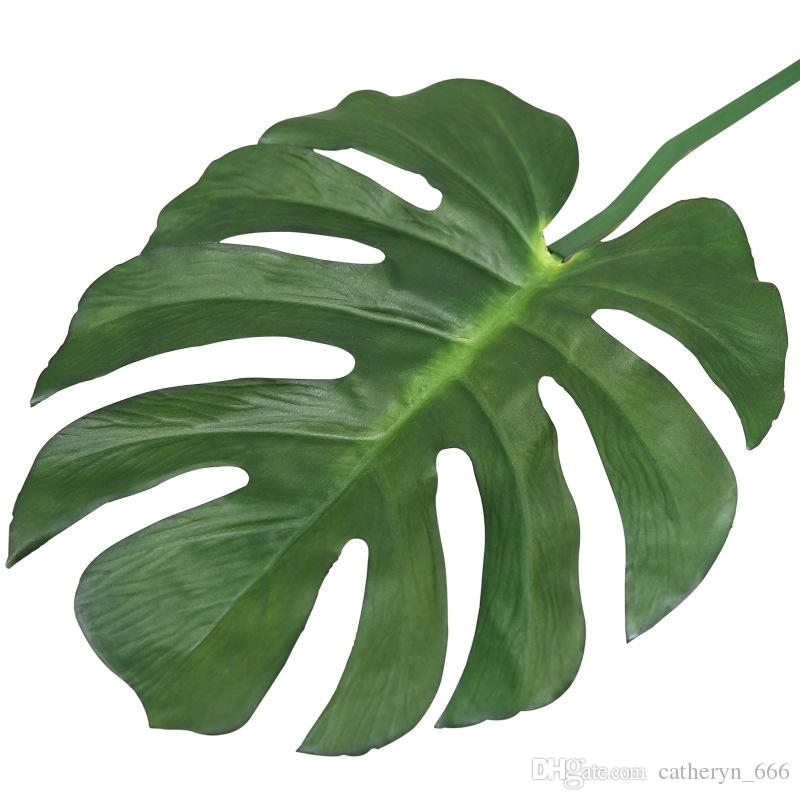
#> input picture src/bulmapsaur/main/some_image.jpg, 800 x 800 px
$ python -i image_analyzer.py   (imports and definitions only)   (older library calls are emulated)
#> lines starting #> are read from the running program, lines starting #| are printed output that depends on the picture; after the words box and inside, x2 and y2 are one past the last pixel; in counts of white or black regions, pixels touching at a corner belong together
# -*- coding: utf-8 -*-
# import the necessary packages
import cv2
import imutils
import numpy as np
from imutils import contours, perspective
from matplotlib import pyplot as plt
from scipy.spatial import distance as dist


def midpoint(ptA, ptB):
	return ((ptA[0] + ptB[0]) * 0.5, (ptA[1] + ptB[1]) * 0.5)

def analyze(image_name):
#> called with image_name = 'some_image.jpg'
	width=2.75

	# load the image, convert it to grayscale, and blur it slightly
	image = cv2.imread(image_name)
#> image is the input picture: shape (800, 800, 3); mean B, G, R 160.9, 182.5, 167.5
	plt.title("Raw image")
	plt.imshow(image)
	plt.show()
	gray = cv2.cvtColor(image, cv2.COLOR_BGR2GRAY)
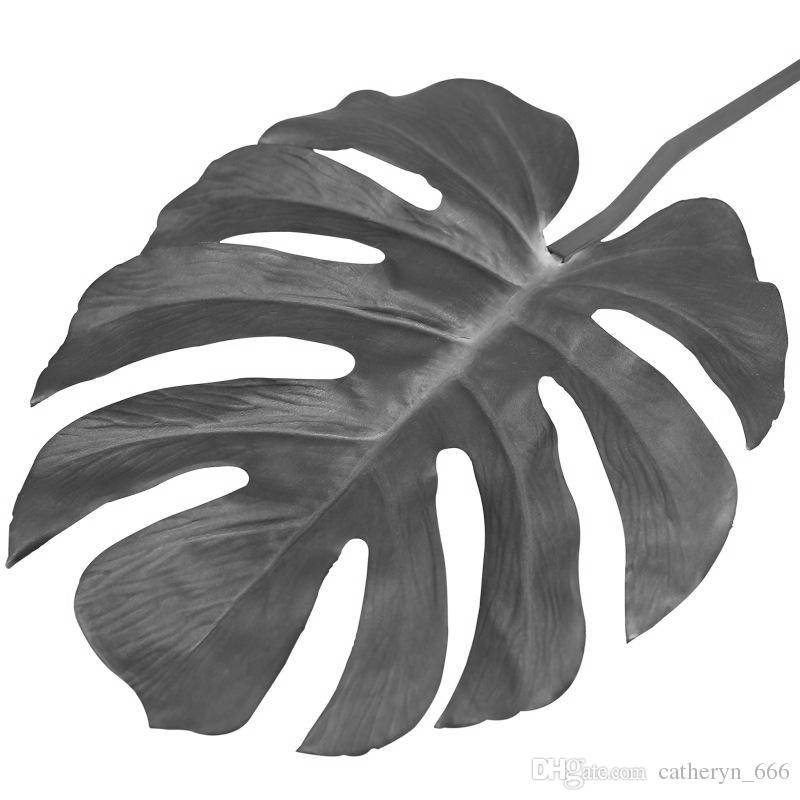
#> gray: shape (800, 800); min 24, max 255, mean 175.6
	gray = cv2.GaussianBlur(gray, (7, 7), 0)
	plt.title("Grayscale")
	plt.imshow(cv2.cvtColor(gray, cv2.COLOR_GRAY2RGB))
	plt.show()

	# perform edge detection, then perform a dilation + erosion to
	# close gaps in between object edges
	edged = cv2.Canny(gray, 50, 100)
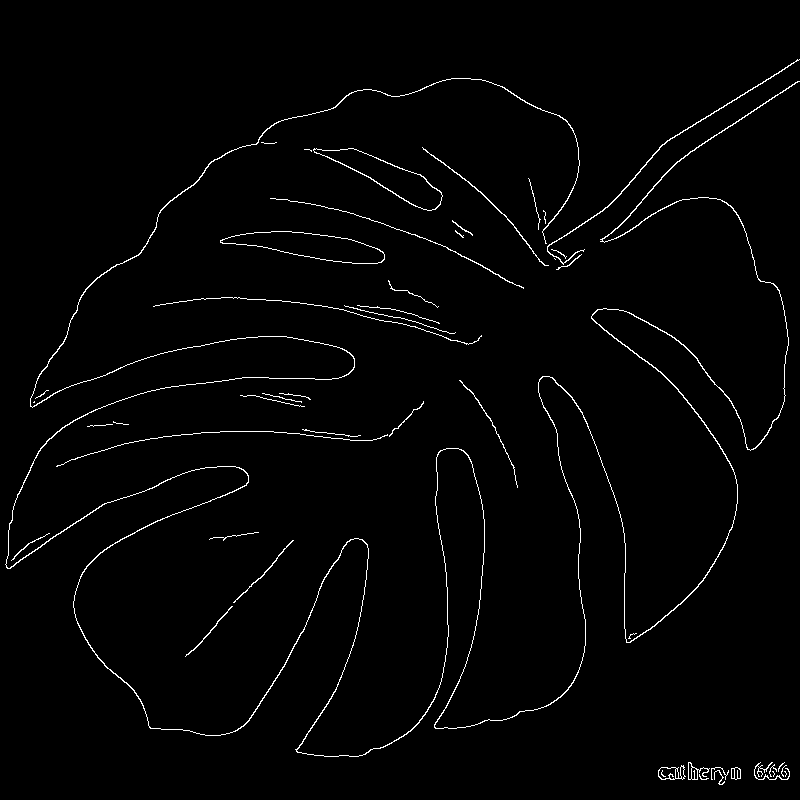
#> edged: shape (800, 800); 1.7% white in thin lines or dots
	edged = cv2.dilate(edged, None, iterations=1)
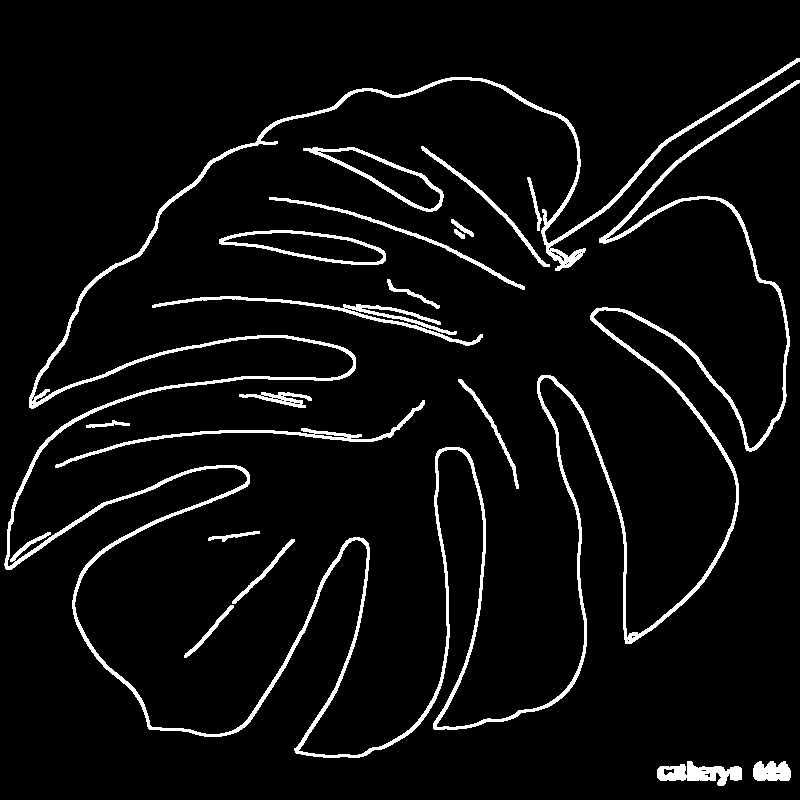
#> edged: shape (800, 800); 5.5% white; 19 white regions, largest, box (x1, y1, x2, y2) and area: (4, 58, 800, 758) 23174, (152, 296, 483, 346) 1843, (55, 400, 425, 468) 1521
	edged = cv2.erode(edged, None, iterations=1)
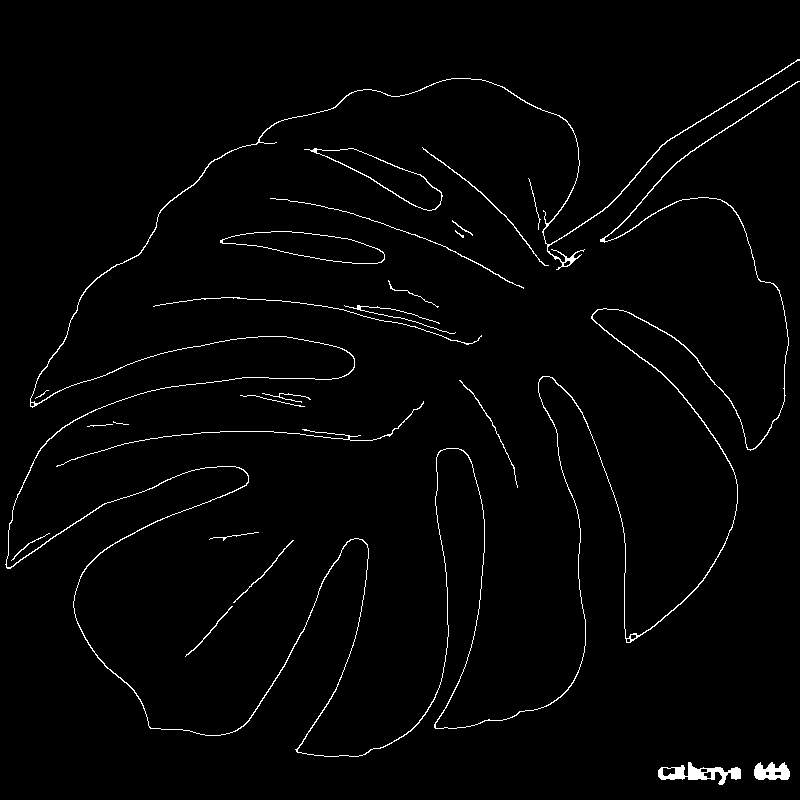
#> edged: shape (800, 800); 1.8% white in thin lines or dots
	plt.title("Object edges")
	plt.imshow(edged)
	plt.show()

	# find contours in the edge map
	cnts = cv2.findContours(edged.copy(), cv2.RETR_EXTERNAL,
		cv2.CHAIN_APPROX_SIMPLE)
#> cnts = 24 contours, 13 with area under 20; largest, box (x1, y1, x2, y2) and area: (220, 231, 385, 264) 2910, (304, 148, 443, 211) 2738, (5, 59, 800, 757) 1840, (658, 762, 741, 785) 786, (754, 762, 790, 780) 440
	cnts = imutils.grab_contours(cnts)

	# sort the contours from left-to-right and initialize the
	# 'pixels per metric' calibration variable
	(cnts, _) = contours.sort_contours(cnts)
	pixelsPerMetric = None

	# loop over the contours individually
	for c in cnts:
		# if the contour is not sufficiently large, ignore it
		if cv2.contourArea(c) < 100:
			continue

		# compute the rotated bounding box of the contour
		orig = image.copy()
		box = cv2.minAreaRect(c)
		box = cv2.cv.BoxPoints(box) if imutils.is_cv2() else cv2.boxPoints(box)
		box = np.array(box, dtype="int")

		# order the points in the contour such that they appear
		# in top-left, top-right, bottom-right, and bottom-left
		# order, then draw the outline of the rotated bounding
		# box
		box = perspective.order_points(box)
		cv2.drawContours(orig, [box.astype("int")], -1, (0, 255, 0), 2)

		# loop over the original points and draw them
		for (x, y) in box:
			cv2.circle(orig, (int(x), int(y)), 5, (0, 0, 255), -1)
			# unpack the ordered bounding box, then compute the midpoint
		# between the top-left and top-right coordinates, followed by
		# the midpoint between bottom-left and bottom-right coordinates
		(tl, tr, br, bl) = box
		(tltrX, tltrY) = midpoint(tl, tr)
		(blbrX, blbrY) = midpoint(bl, br)

		# compute the midpoint between the top-left and top-right points,
		# followed by the midpoint between the top-righ and bottom-right
		(tlblX, tlblY) = midpoint(tl, bl)
		(trbrX, trbrY) = midpoint(tr, br)

		# draw the midpoints on the image
		cv2.circle(orig, (int(tltrX), int(tltrY)), 5, (255, 0, 0), -1)
		cv2.circle(orig, (int(blbrX), int(blbrY)), 5, (255, 0, 0), -1)
		cv2.circle(orig, (int(tlblX), int(tlblY)), 5, (255, 0, 0), -1)
		cv2.circle(orig, (int(trbrX), int(trbrY)), 5, (255, 0, 0), -1)

		# draw lines between the midpoints
		cv2.line(orig, (int(tltrX), int(tltrY)), (int(blbrX), int(blbrY)),
			(255, 0, 255), 2)
		cv2.line(orig, (int(tlblX), int(tlblY)), (int(trbrX), int(trbrY)),
			(255, 0, 255), 2)
			# compute the Euclidean distance between the midpoints
		dA = dist.euclidean((tltrX, tltrY), (blbrX, blbrY))
		dB = dist.euclidean((tlblX, tlblY), (trbrX, trbrY))

		# if the pixels per metric has not been initialized, then
		# compute it as the ratio of pixels to supplied metric
		# (in this case, inches)
		if pixelsPerMetric is None:
			pixelsPerMetric = dB / width
			# compute the size of the object
		dimA = dA / pixelsPerMetric
		dimB = dB / pixelsPerMetric
		widthObj2 = "{:.1f}in".format(dimB)
		heightObj2 = "{:.1f}in".format(dimA)


		# show the output image
		print(f"width: {dimB:.3}, height:{dimA:.3}")
		plt.title(f"width: {dimB:.3}, height:{dimA:.3}")
		plt.imshow(orig)
		plt.show()
#> this loop made 24 passes
#> (tl, tr, br, bl, tltrX, tltrY, blbrX, blbrY) on pass 1: ([-20, 103], [798, 58], [835, 729], [16, 774], 389, 80.5, 425.5, 751.5)
#> (tl, tr, br, bl, tltrX, tltrY, blbrX, blbrY) on passes 10, 15, 23, 24: ([222, 220], [386, 243], [382, 268], [219, 244], 304, 231.5, 300.5, 256), ([318, 121], [448, 188], [433, 215], [304, 149], 383, 154.5, 368.5, 182), ([658, 759], [741, 766], [739, 785], [657, 778], 699.5, 762.5, 698, 781.5), ([754, 762], [789, 762], [789, 779], [754, 779], 771.5, 762, 771.5, 779)
#| width: 2.75, height:2.25
#| width: 0.554, height:0.083
#| width: 0.488, height:0.104
#| width: 0.278, height:0.0639
#| width: 0.117, height:0.057
#> pass 1, in analyze, `plt.show()`:
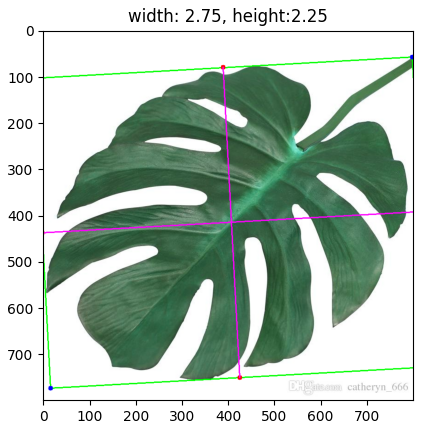
#> figure drawn by matplotlib, 1 panel; B, G, R data is drawn as R, G, B
#> after the loop, pixelsPerMetric = 298.1

>>> result = analyze('some_image.jpg')
